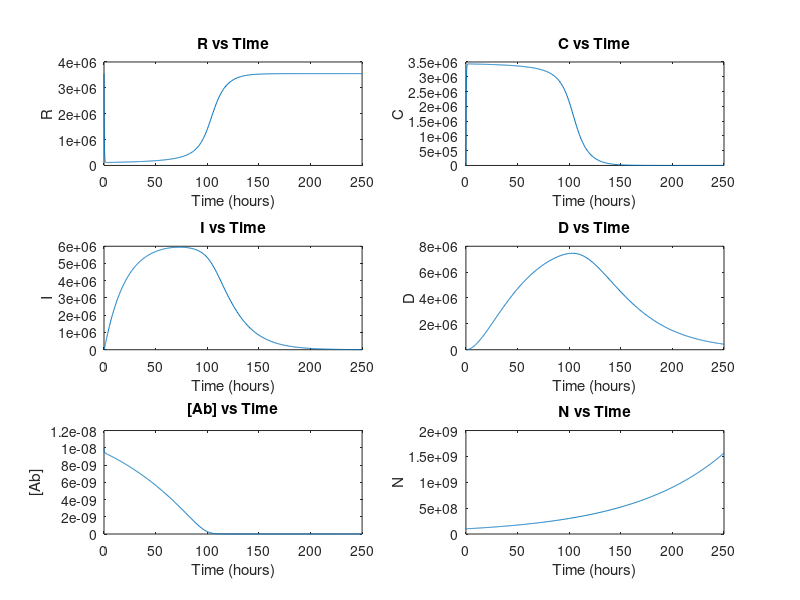

MATLAB code to generate this figure: (Note: this script raises an error after producing the figure.)
function ode_plot()
%SK-BR-3
% Define parameters
kon = 0.3684e9;
koff = 0.014;
Vs = 35.855e4;
ke = 0.09;
mu = 0.011;
kdeg = 0.038;
kout = 0.015;
NAv = 6.02*10^23;

% Define initial conditions
R0 = 3.55e6;
C0 = 0;
I0 = 0;
D0 = 0;
Ab0 = 1e-8;
N0 = 1e8;

% Time span
tspan = [0 250]; % from 0 to 250 hours

% Solve ODEs
[t, y] = ode45(@odes, tspan, [R0 C0 I0 D0 Ab0 N0]);

% Plot results
figure;
subplot(3, 2, 1);
plot(t, y(:, 1));
xlabel('Time (hours)');
ylabel('R');
title('R vs Time');

subplot(3, 2, 2);
plot(t, y(:, 2));
xlabel('Time (hours)');
ylabel('C');
title('C vs Time');

subplot(3, 2, 3);
plot(t, y(:, 3));
xlabel('Time (hours)');
ylabel('I');
title('I vs Time');

subplot(3, 2, 4);
plot(t, y(:, 4));
xlabel('Time (hours)');
ylabel('D');
title('D vs Time');

subplot(3, 2, 5);
plot(t, y(:, 5));
xlabel('Time (hours)');
ylabel('[Ab]');
title('[Ab] vs Time');

subplot(3, 2, 6);
plot(t, y(:, 6));
xlabel('Time (hours)');
ylabel('N');
title('N vs Time');

sgtitle("SK-BR-3")

% Define ODEs
function dydt = odes(t, y)
    dydt = zeros(6, 1);
    dydt(1) = -kon*y(5)*y(1) + koff*y(2) + Vs - ke*y(1) - mu*y(1);
    dydt(2) = kon*y(5)*y(1) - koff*y(2) - ke*y(2) - mu*y(2);
    dydt(3) = ke*y(2) - kdeg*y(3) - mu*y(3);
    dydt(4) = kdeg*y(3) - kout*y(4) - mu*y(4);
    dydt(5) = (koff*y(2) - kon*y(5)*y(1))*(y(6)/NAv);
    dydt(6) = mu*y(6);
end

end